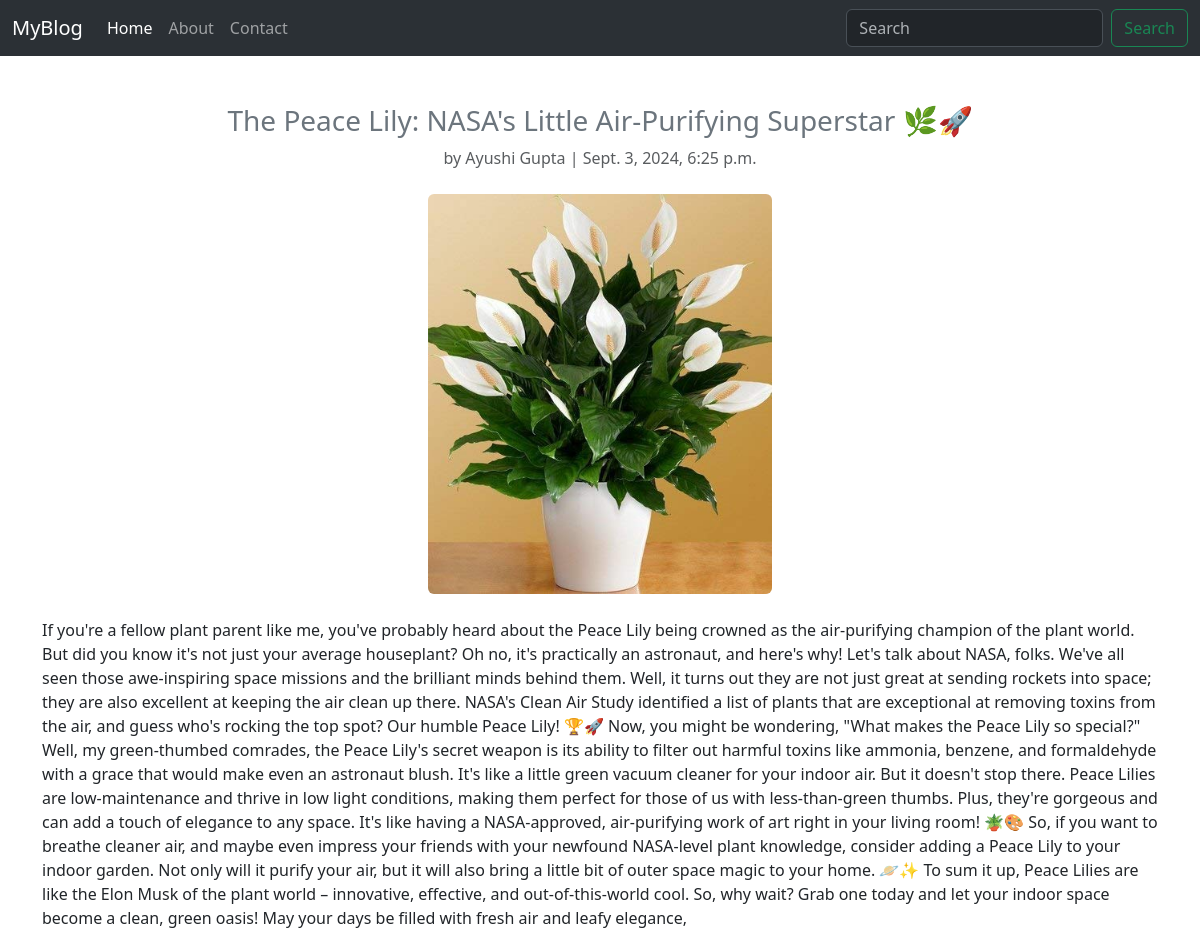
The page /1 on the database its author committed.
### blog_app/models.py (models this page shows, shortened)
class Category(models.Model):
    topics = [('pl','Plants'),
              ('al','Animals'),
              ('na','Nature'),
              ('pc','Place')]
    user_name = models.CharField(max_length=100)
    email = models.EmailField(max_length=100)
    state = models.CharField(max_length=100)
    topic = models.CharField(max_length=80, choices=topics)
    image = models.ImageField(upload_to='images/')
    heading = models.CharField(max_length=100)
    description = models.TextField()
    date = models.DateTimeField()

### blog_app/views.py (the view)
# urls.py: path("<int:id>", views.view_details, name="view_details"),
def view_details(request,id):
    detail = get_object_or_404(Category,pk=id)
    return render(request,"view.html",{"detail":detail})

### templates/view.html (shortened to what this page needs)
{% extends "base.html" %}
{% block body %}
    <div class="container mt-5">
        <div class="text-center mb-4">
            <h3 class="text-secondary">{{ detail.heading }}</h3>
            <p class="text-muted">by {{ detail.user_name }} | {{ detail.date }}</p>
        </div>
        <div class="text-center mb-4">
            <img src="{{ detail.image.url }}" alt="Blog Image" class="img-fluid rounded" style="max-height: 400px; object-fit: cover;">
        </div>
        <div class="content">
            <p>{{ detail.description }}</p>
        </div>
    </div>
{% endblock body %}

### templates/base.html (shortened to what this page needs)
<!doctype html>
<html lang="en">
  <head>
    <link href="https://cdn.jsdelivr.net/npm/bootstrap@5.3.3/dist/css/bootstrap.min.css" rel="stylesheet"
>
  </head>
  <body>
  <nav class="navbar navbar-expand-lg bg-body-tertiary" data-bs-theme="dark">
  <div class="container-fluid">
    <a class="navbar-brand" href="{% url 'index' %}">MyBlog</a>
    <div class="collapse navbar-collapse" id="navbarSupportedContent">
      <ul class="navbar-nav me-auto mb-2 mb-lg-0">
        <li class="nav-item">
          <a class="nav-link active" aria-current="page" href="{% url 'index' %}">Home</a>
        </li>
        <li class="nav-item">
          <a class="nav-link" href="/about">About</a>
        </li>
        <li class="nav-item">
          <a class="nav-link" href="/contact">Contact</a>
        </li>
      </ul>
      <form class="d-flex" role="search">
        <input class="form-control me-2" type="search" placeholder="Search" aria-label="Search">
        <button class="btn btn-outline-success" type="submit">Search</button>
      </form>
    </div>
  </div>
</nav>
  {% block body %}
  {% endblock body %}
  </body>
</html>

### rows shown on the page
Category: heading "The Peace Lily: NASA's Little Air-Purifying Superstar 🌿🚀", user_name "Ayushi Gupta", date "Sept. 3, 2024, 6:25 p.m.", image (picture), description "If you're a fellow plant parent like me, you've probably heard about the Peace Lily being crowned as the air-purifying champion of the plant world. But did you know it's not just your average houseplant? Oh no, it's practically an astronaut, and here's why! Let's talk about NASA, folks. We've all seen those awe-inspiring space missions and the brilliant minds behind them. Well, it turns out they are not just great at sending rockets into space; they are also excellent at keeping the air clean up there. NASA's Clean Air Study identified a list of plants that are exceptional at removing toxins from the air, and guess who's rocking the top spot? Our humble Peace Lily! 🏆🚀 Now, you might be…"
